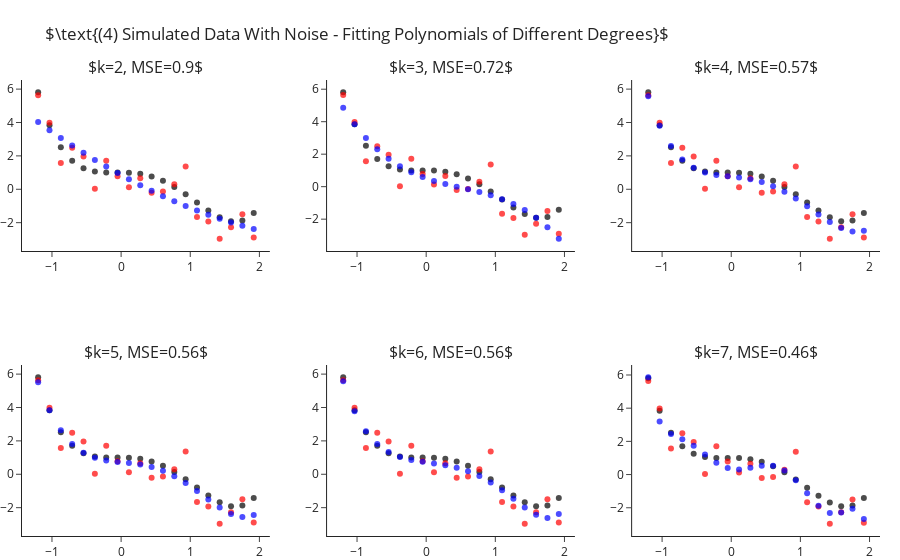

Notebook source saved alongside this figure:
### Markdown cell above
## Fitting Polynomial Of Different Degrees - With Sample Noise

Still fitting for different values of $k$, let us add some standard Gaussian noise (i.e. $\mathcal{N}\left(0,1\right)$).
This time we observe two things:
- Even for the correct $k=4$ model we are not able to achieve zero MSE.
- As we increase $4<k\rightarrow 7$ we manage to decrease the error more and more.

### Code cell
y = y_ + np.random.normal(size=len(y_))

ks = range(2, 8)
fig = make_subplots(2, 3, subplot_titles=list(ks))
for i, k in enumerate(ks):
    r,c = i//3+1, i%3+1 
    
    y_hat = make_pipeline(PolynomialFeatures(k), LinearRegression(fit_intercept=False)).fit(X, y).predict(X)
    fig.add_traces([go.Scatter(x=x, y=y_, mode="markers", name="Real Points",  marker=dict(color="black", opacity=.7), showlegend=False),
                    go.Scatter(x=x, y=y, mode="markers", name="Observed Points",  marker=dict(color="red", opacity=.7), showlegend=False), 
                    go.Scatter(x=x, y=y_hat, mode="markers", name="Predicted Points",  marker=dict(color="blue", opacity=.7), showlegend=False)], rows=r, cols=c)
    fig["layout"]["annotations"][i]["text"] = rf"$k={{0}}, MSE={{1}}$".format(k, round(np.mean((y-y_hat)**2), 2))

fig.update_layout(title=r"$\text{(4) Simulated Data With Noise - Fitting Polynomials of Different Degrees}$", margin=dict(t=80)).show()

### Figure 1 — Plotly figure (JSON) as saved in the notebook; plotly's stock layout.template omitted (floating-point values rounded to 4 significant figures)
{"data": [{"marker": {"color": "black", "opacity": 0.7}, "mode": "markers", "name": "Real Points", "showlegend": false, "x": [-1.2, -1.036, -0.8718, -0.7077, -0.5436, -0.3795, -0.2154, -0.05128, 0.1128, 0.2769, 0.441, 0.6051, 0.7692, 0.9333, 1.097, 1.262, 1.426, 1.59, 1.754, 1.918], "y": [5.81, 3.838, 2.523, 1.709, 1.261, 1.058, 0.9989, 0.999, 0.9909, 0.9251, 0.769, 0.5078, 0.1439, -0.3028, -0.7951, -1.278, -1.68, -1.912, -1.866, -1.418], "type": "scatter", "xaxis": "x", "yaxis": "y"}, {"marker": {"color": "red", "opacity": 0.7}, "mode": "markers", "name": "Observed Points", "showlegend": false, "x": [-1.2, -1.036, -0.8718, -0.7077, -0.5436, -0.3795, -0.2154, -0.05128, 0.1128, 0.2769, 0.441, 0.6051, 0.7692, 0.9333, 1.097, 1.262, 1.426, 1.59, 1.754, 1.918], "y": [5.639, 3.98, 1.57, 2.488, 1.961, 0.02792, 1.714, 0.783, 0.1285, 0.6538, -0.2028, -0.1397, 0.2953, 1.37, -1.667, -1.931, -2.961, -2.276, -1.496, -2.896], "type": "scatter", "xaxis": "x", "yaxis": "y"}, {"marker": {"color": "blue", "opacity": 0.7}, "mode": "markers", "name": "Predicted Points", "showlegend": false, "x": [-1.2, -1.036, -0.8718, -0.7077, -0.5436, -0.3795, -0.2154, -0.05128, 0.1128, 0.2769, 0.441, 0.6051, 0.7692, 0.9333, 1.097, 1.262, 1.426, 1.59, 1.754, 1.918], "y": [4.027, 3.541, 3.071, 2.618, 2.181, 1.761, 1.358, 0.971, 0.6007, 0.247, -0.09008, -0.4106, -0.7146, -1.002, -1.273, -1.527, -1.764, -1.986, -2.19, -2.378], "type": "scatter", "xaxis": "x", "yaxis": "y"}, {"marker": {"color": "black", "opacity": 0.7}, "mode": "markers", "name": "Real Points", "showlegend": false, "x": [-1.2, -1.036, -0.8718, -0.7077, -0.5436, -0.3795, -0.2154, -0.05128, 0.1128, 0.2769, 0.441, 0.6051, 0.7692, 0.9333, 1.097, 1.262, 1.426, 1.59, 1.754, 1.918], "y": [5.81, 3.838, 2.523, 1.709, 1.261, 1.058, 0.9989, 0.999, 0.9909, 0.9251, 0.769, 0.5078, 0.1439, -0.3028, -0.7951, -1.278, -1.68, -1.912, -1.866, -1.418], "type": "scatter", "xaxis": "x2", "yaxis": "y2"}, {"marker": {"color": "red", "opacity": 0.7}, "mode": "markers", "name": "Observed Points", "showlegend": false, "x": [-1.2, -1.036, -0.8718, -0.7077, -0.5436, -0.3795, -0.2154, -0.05128, 0.1128, 0.2769, 0.441, 0.6051, 0.7692, 0.9333, 1.097, 1.262, 1.426, 1.59, 1.754, 1.918], "y": [5.639, 3.98, 1.57, 2.488, 1.961, 0.02792, 1.714, 0.783, 0.1285, 0.6538, -0.2028, -0.1397, 0.2953, 1.37, -1.667, -1.931, -2.961, -2.276, -1.496, -2.896], "type": "scatter", "xaxis": "x2", "yaxis": "y2"}, {"marker": {"color": "blue", "opacity": 0.7}, "mode": "markers", "name": "Predicted Points", "showlegend": false, "x": [-1.2, -1.036, -0.8718, -0.7077, -0.5436, -0.3795, -0.2154, -0.05128, 0.1128, 0.2769, 0.441, 0.6051, 0.7692, 0.9333, 1.097, 1.262, 1.426, 1.59, 1.754, 1.918], "y": [4.853, 3.845, 2.999, 2.297, 1.722, 1.258, 0.8869, 0.592, 0.3563, 0.1627, -0.00576, -0.1662, -0.3355, -0.5309, -0.7693, -1.068, -1.443, -1.913, -2.494, -3.203], "type": "scatter", "xaxis": "x2", "yaxis": "y2"}, {"marker": {"color": "black", "opacity": 0.7}, "mode": "markers", "name": "Real Points", "showlegend": false, "x": [-1.2, -1.036, -0.8718, -0.7077, -0.5436, -0.3795, -0.2154, -0.05128, 0.1128, 0.2769, 0.441, 0.6051, 0.7692, 0.9333, 1.097, 1.262, 1.426, 1.59, 1.754, 1.918], "y": [5.81, 3.838, 2.523, 1.709, 1.261, 1.058, 0.9989, 0.999, 0.9909, 0.9251, 0.769, 0.5078, 0.1439, -0.3028, -0.7951, -1.278, -1.68, -1.912, -1.866, -1.418], "type": "scatter", "xaxis": "x3", "yaxis": "y3"}, {"marker": {"color": "red", "opacity": 0.7}, "mode": "markers", "name": "Observed Points", "showlegend": false, "x": [-1.2, -1.036, -0.8718, -0.7077, -0.5436, -0.3795, -0.2154, -0.05128, 0.1128, 0.2769, 0.441, 0.6051, 0.7692, 0.9333, 1.097, 1.262, 1.426, 1.59, 1.754, 1.918], "y": [5.639, 3.98, 1.57, 2.488, 1.961, 0.02792, 1.714, 0.783, 0.1285, 0.6538, -0.2028, -0.1397, 0.2953, 1.37, -1.667, -1.931, -2.961, -2.276, -1.496, -2.896], "type": "scatter", "xaxis": "x3", "yaxis": "y3"}, {"marker": {"color": "blue", "opacity": 0.7}, "mode": "markers", "name": "Predicted Points", "showlegend": false, "x": [-1.2, -1.036, -0.8718, -0.7077, -0.5436, -0.3795, -0.2154, -0.05128, 0.1128, 0.2769, 0.441, 0.6051, 0.7692, 0.9333, 1.097, 1.262, 1.426, 1.59, 1.754, 1.918], "y": [5.567, 3.808, 2.585, 1.78, 1.285, 1.005, 0.8585, 0.7775, 0.7058, 0.6007, 0.4323, 0.1834, -0.1501, -0.5593, -1.023, -1.505, -1.96, -2.327, -2.532, -2.489], "type": "scatter", "xaxis": "x3", "yaxis": "y3"}, {"marker": {"color": "black", "opacity": 0.7}, "mode": "markers", "name": "Real Points", "showlegend": false, "x": [-1.2, -1.036, -0.8718, -0.7077, -0.5436, -0.3795, -0.2154, -0.05128, 0.1128, 0.2769, 0.441, 0.6051, 0.7692, 0.9333, 1.097, 1.262, 1.426, 1.59, 1.754, 1.918], "y": [5.81, 3.838, 2.523, 1.709, 1.261, 1.058, 0.9989, 0.999, 0.9909, 0.9251, 0.769, 0.5078, 0.1439, -0.3028, -0.7951, -1.278, -1.68, -1.912, -1.866, -1.418], "type": "scatter", "xaxis": "x4", "yaxis": "y4"}, {"marker": {"color": "red", "opacity": 0.7}, "mode": "markers", "name": "Observed Points", "showlegend": false, "x": [-1.2, -1.036, -0.8718, -0.7077, -0.5436, -0.3795, -0.2154, -0.05128, 0.1128, 0.2769, 0.441, 0.6051, 0.7692, 0.9333, 1.097, 1.262, 1.426, 1.59, 1.754, 1.918], "y": [5.639, 3.98, 1.57, 2.488, 1.961, 0.02792, 1.714, 0.783, 0.1285, 0.6538, -0.2028, -0.1397, 0.2953, 1.37, -1.667, -1.931, -2.961, -2.276, -1.496, -2.896], "type": "scatter", "xaxis": "x4", "yaxis": "y4"}, {"marker": {"color": "blue", "opacity": 0.7}, "mode": "markers", "name": "Predicted Points", "showlegend": false, "x": [-1.2, -1.036, -0.8718, -0.7077, -0.5436, -0.3795, -0.2154, -0.05128, 0.1128, 0.2769, 0.441, 0.6051, 0.7692, 0.9333, 1.097, 1.262, 1.426, 1.59, 1.754, 1.918], "y": [5.517, 3.837, 2.632, 1.812, 1.29, 0.9845, 0.8231, 0.7397, 0.6776, 0.5903, 0.4426, 0.2116, -0.1123, -0.5239, -1.002, -1.51, -1.992, -2.374, -2.561, -2.438], "type": "scatter", "xaxis": "x4", "yaxis": "y4"}, {"marker": {"color": "black", "opacity": 0.7}, "mode": "markers", "name": "Real Points", "showlegend": false, "x": [-1.2, -1.036, -0.8718, -0.7077, -0.5436, -0.3795, -0.2154, -0.05128, 0.1128, 0.2769, 0.441, 0.6051, 0.7692, 0.9333, 1.097, 1.262, 1.426, 1.59, 1.754, 1.918], "y": [5.81, 3.838, 2.523, 1.709, 1.261, 1.058, 0.9989, 0.999, 0.9909, 0.9251, 0.769, 0.5078, 0.1439, -0.3028, -0.7951, -1.278, -1.68, -1.912, -1.866, -1.418], "type": "scatter", "xaxis": "x5", "yaxis": "y5"}, {"marker": {"color": "red", "opacity": 0.7}, "mode": "markers", "name": "Observed Points", "showlegend": false, "x": [-1.2, -1.036, -0.8718, -0.7077, -0.5436, -0.3795, -0.2154, -0.05128, 0.1128, 0.2769, 0.441, 0.6051, 0.7692, 0.9333, 1.097, 1.262, 1.426, 1.59, 1.754, 1.918], "y": [5.639, 3.98, 1.57, 2.488, 1.961, 0.02792, 1.714, 0.783, 0.1285, 0.6538, -0.2028, -0.1397, 0.2953, 1.37, -1.667, -1.931, -2.961, -2.276, -1.496, -2.896], "type": "scatter", "xaxis": "x5", "yaxis": "y5"}, {"marker": {"color": "blue", "opacity": 0.7}, "mode": "markers", "name": "Predicted Points", "showlegend": false, "x": [-1.2, -1.036, -0.8718, -0.7077, -0.5436, -0.3795, -0.2154, -0.05128, 0.1128, 0.2769, 0.441, 0.6051, 0.7692, 0.9333, 1.097, 1.262, 1.426, 1.59, 1.754, 1.918], "y": [5.568, 3.774, 2.583, 1.812, 1.329, 1.036, 0.8591, 0.7449, 0.6513, 0.5447, 0.397, 0.1853, -0.1071, -0.4879, -0.951, -1.471, -1.992, -2.424, -2.623, -2.386], "type": "scatter", "xaxis": "x5", "yaxis": "y5"}, {"marker": {"color": "black", "opacity": 0.7}, "mode": "markers", "name": "Real Points", "showlegend": false, "x": [-1.2, -1.036, -0.8718, -0.7077, -0.5436, -0.3795, -0.2154, -0.05128, 0.1128, 0.2769, 0.441, 0.6051, 0.7692, 0.9333, 1.097, 1.262, 1.426, 1.59, 1.754, 1.918], "y": [5.81, 3.838, 2.523, 1.709, 1.261, 1.058, 0.9989, 0.999, 0.9909, 0.9251, 0.769, 0.5078, 0.1439, -0.3028, -0.7951, -1.278, -1.68, -1.912, -1.866, -1.418], "type": "scatter", "xaxis": "x6", "yaxis": "y6"}, {"marker": {"color": "red", "opacity": 0.7}, "mode": "markers", "name": "Observed Points", "showlegend": false, "x": [-1.2, -1.036, -0.8718, -0.7077, -0.5436, -0.3795, -0.2154, -0.05128, 0.1128, 0.2769, 0.441, 0.6051, 0.7692, 0.9333, 1.097, 1.262, 1.426, 1.59, 1.754, 1.918], "y": [5.639, 3.98, 1.57, 2.488, 1.961, 0.02792, 1.714, 0.783, 0.1285, 0.6538, -0.2028, -0.1397, 0.2953, 1.37, -1.667, -1.931, -2.961, -2.276, -1.496, -2.896], "type": "scatter", "xaxis": "x6", "yaxis": "y6"}, {"marker": {"color": "blue", "opacity": 0.7}, "mode": "markers", "name": "Predicted Points", "showlegend": false, "x": [-1.2, -1.036, -0.8718, -0.7077, -0.5436, -0.3795, -0.2154, -0.05128, 0.1128, 0.2769, 0.441, 0.6051, 0.7692, 0.9333, 1.097, 1.262, 1.426, 1.59, 1.754, 1.918], "y": [5.861, 3.205, 2.444, 2.13, 1.733, 1.211, 0.7137, 0.393, 0.3089, 0.4052, 0.5364, 0.5276, 0.2448, -0.3425, -1.126, -1.874, -2.31, -2.285, -2.054, -2.679], "type": "scatter", "xaxis": "x6", "yaxis": "y6"}], "layout": {"xaxis": {"anchor": "y", "domain": [0.0, 0.2889]}, "yaxis": {"anchor": "x", "domain": [0.625, 1.0]}, "xaxis2": {"anchor": "y2", "domain": [0.3556, 0.6444]}, "yaxis2": {"anchor": "x2", "domain": [0.625, 1.0]}, "xaxis3": {"anchor": "y3", "domain": [0.7111, 1.0]}, "yaxis3": {"anchor": "x3", "domain": [0.625, 1.0]}, "xaxis4": {"anchor": "y4", "domain": [0.0, 0.2889]}, "yaxis4": {"anchor": "x4", "domain": [0.0, 0.375]}, "xaxis5": {"anchor": "y5", "domain": [0.3556, 0.6444]}, "yaxis5": {"anchor": "x5", "domain": [0.0, 0.375]}, "xaxis6": {"anchor": "y6", "domain": [0.7111, 1.0]}, "yaxis6": {"anchor": "x6", "domain": [0.0, 0.375]}, "annotations": [{"font": {"size": 16}, "showarrow": false, "text": "$k=2, MSE=0.9$", "x": 0.1444, "xanchor": "center", "xref": "paper", "y": 1.0, "yanchor": "bottom", "yref": "paper"}, {"font": {"size": 16}, "showarrow": false, "text": "$k=3, MSE=0.72$", "x": 0.5, "xanchor": "center", "xref": "paper", "y": 1.0, "yanchor": "bottom", "yref": "paper"}, {"font": {"size": 16}, "showarrow": false, "text": "$k=4, MSE=0.57$", "x": 0.8556, "xanchor": "center", "xref": "paper", "y": 1.0, "yanchor": "bottom", "yref": "paper"}, {"font": {"size": 16}, "showarrow": false, "text": "$k=5, MSE=0.56$", "x": 0.1444, "xanchor": "center", "xref": "paper", "y": 0.375, "yanchor": "bottom", "yref": "paper"}, {"font": {"size": 16}, "showarrow": false, "text": "$k=6, MSE=0.56$", "x": 0.5, "xanchor": "center", "xref": "paper", "y": 0.375, "yanchor": "bottom", "yref": "paper"}, {"font": {"size": 16}, "showarrow": false, "text": "$k=7, MSE=0.46$", "x": 0.8556, "xanchor": "center", "xref": "paper", "y": 0.375, "yanchor": "bottom", "yref": "paper"}], "margin": {"t": 80}, "title": {"text": "$\\text{(4) Simulated Data With Noise - Fitting Polynomials of Different Degrees}$"}}}
